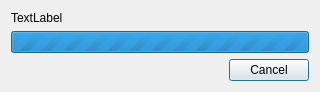
<?xml version="1.0" encoding="UTF-8"?>
<ui version="4.0">
 <class>Dialog</class>
 <widget class="QDialog" name="Dialog">
  <property name="geometry">
   <rect>
    <x>0</x>
    <y>0</y>
    <width>320</width>
    <height>87</height>
   </rect>
  </property>
  <property name="sizePolicy">
   <sizepolicy hsizetype="Expanding" vsizetype="Expanding">
    <horstretch>0</horstretch>
    <verstretch>0</verstretch>
   </sizepolicy>
  </property>
  <property name="windowTitle">
   <string>Dialog</string>
  </property>
  <property name="windowIcon">
   <iconset>
    <normaloff>icons/MGrep.ico</normaloff>icons/MGrep.ico</iconset>
  </property>
  <layout class="QGridLayout" name="gridLayout">
   <item row="1" column="0">
    <widget class="QProgressBar" name="progressBar">
     <property name="maximum">
      <number>0</number>
     </property>
     <property name="value">
      <number>-1</number>
     </property>
     <property name="textVisible">
      <bool>false</bool>
     </property>
    </widget>
   </item>
   <item row="2" column="0" alignment="Qt::AlignRight">
    <widget class="QDialogButtonBox" name="buttonBox">
     <property name="orientation">
      <enum>Qt::Vertical</enum>
     </property>
     <property name="standardButtons">
      <set>QDialogButtonBox::Cancel</set>
     </property>
    </widget>
   </item>
   <item row="0" column="0">
    <widget class="QLabel" name="label">
     <property name="text">
      <string>TextLabel</string>
     </property>
    </widget>
   </item>
  </layout>
 </widget>
 <resources/>
 <connections>
  <connection>
   <sender>buttonBox</sender>
   <signal>accepted()</signal>
   <receiver>Dialog</receiver>
   <slot>accept()</slot>
   <hints>
    <hint type="sourcelabel">
     <x>248</x>
     <y>254</y>
    </hint>
    <hint type="destinationlabel">
     <x>157</x>
     <y>274</y>
    </hint>
   </hints>
  </connection>
  <connection>
   <sender>buttonBox</sender>
   <signal>rejected()</signal>
   <receiver>Dialog</receiver>
   <slot>reject()</slot>
   <hints>
    <hint type="sourcelabel">
     <x>316</x>
     <y>260</y>
    </hint>
    <hint type="destinationlabel">
     <x>286</x>
     <y>274</y>
    </hint>
   </hints>
  </connection>
 </connections>
</ui>
